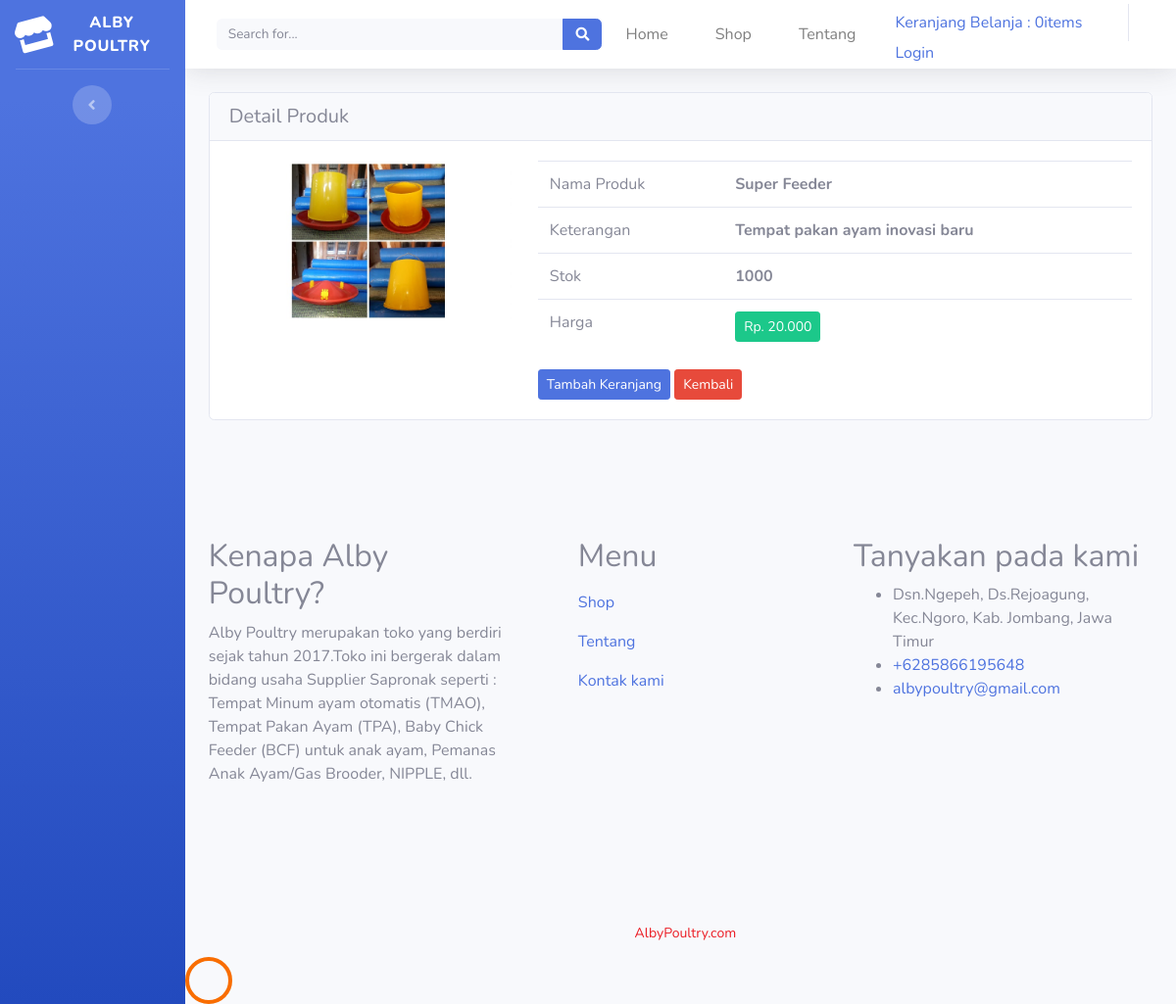
Page /alby_poultry/index.php/dashboard/detail/15 on the committed database.
### tables this page shows
CREATE TABLE `barang` (
  `id_barang` int(11) NOT NULL,
  `nama_barang` varchar(50) NOT NULL,
  `deskripsi` varchar(200) NOT NULL,
  `harga` int(25) NOT NULL,
  `stok` int(11) NOT NULL,
  `gambar_brg` text NOT NULL
);

### alby_poultry/application/controllers/Dashboard.php (called while the page is built, shortened)
<?php
class Dashboard extends CI_Controller {
    public function detail($id_barang)
    {
        $data['barang'] = $this->model_barang->detail_brg($id_barang);
        $this->load->view('templates/header');
        $this->load->view('templates/sidebar');
        $this->load->view('detail_barang', $data);
        $this->load->view('templates/footer');
    }
}

### alby_poultry/index.php (called while the page is built, shortened)
<?php
require_once BASEPATH.'core/CodeIgniter.php';

### alby_poultry/application/models/model_barang.php (called while the page is built, shortened)
<?php
 class Model_barang extends CI_Model{
     public function detail_brg($id_barang){
        $result = $this->db->where('id_barang', $id_barang)->get('barang');
        if($result->num_rows() > 0){
            return $result->result();
        } else{
            return false;
        }
     }
 }
?>

### alby_poultry/application/views/detail_barang.php (the view)
<div class="container-fluid">
        <div class="card">
        <h5 class="card-header">Detail Produk</h5>
        <div class="card-body">
        <?php foreach($barang as $brg) : ?>
            <div class="row">
            <div class="col-md-4">
                <img src="<?php echo base_url().'/uploads/'.$brg->gambar_brg ?> " class="card-img-top">
            </div>
            <div class="col-md-8">
            <table class="table">
                <tr>
                <td>Nama Produk</td>
                <td><strong><?php echo $brg->nama_barang  ?></strong></td>
                </tr>
                <tr>
                <td>Keterangan</td>
                <td><strong><?php echo $brg->deskripsi  ?></strong></td>
                </tr>
                <tr>
                <td>Stok</td>
                <td><strong><?php echo $brg->stok  ?></strong></td>
                </tr>
                <tr>
                <td>Harga</td>
                <td><strong><div class="btn btn-sm btn-success">Rp.  <?php echo number_format($brg->harga,0,',','.')  ?></div></strong></td>
                </tr>
            </table>
            <?php echo anchor ('dashboard/tambah_ke_keranjang/' .$brg->id_barang, '<div class="btn btn-sm btn-primary">Tambah Keranjang</div>') ?>
            <?php echo anchor ('dashboard/index/', '<div class="btn btn-sm btn-danger">Kembali</div>') ?>
            </div>
            </div>
        <?php endforeach; ?>
        </div>
</div>
</div>

### rows in the picture
barang: gambar_brg (picture), nama_barang "Super Feeder", deskripsi "Tempat pakan ayam inovasi baru", stok "1000", harga "20.000", id_barang "Tambah Keranjang"

### other values in the picture
anchor ('dashboard/detail_keranjang', $keranjang) "Keranjang Belanja : 0items"
anchor('login/index', 'Login') "Login"
